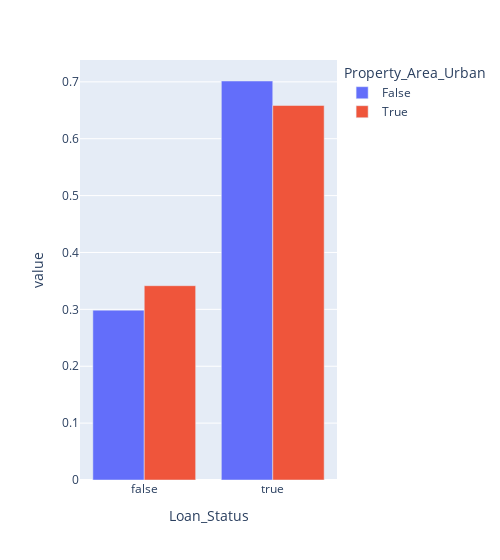

Write notebook code for a chart like this one.
### Code cell
px.bar(train_df.groupby(['Loan_Status','Property_Area_Urban']).size().unstack()/train_df.groupby(['Loan_Status','Property_Area_Urban']).size().unstack().sum(),width=500,barmode="group")

### Figure 1 — Plotly figure (JSON) as saved in the notebook; plotly's stock layout.template omitted (floating-point values rounded to 4 significant figures)
{"data": [{"alignmentgroup": "True", "hovertemplate": "Property_Area_Urban=False<br>Loan_Status=%{x}<br>value=%{y}<extra></extra>", "legendgroup": "False", "marker": {"color": "#636efa", "pattern": {"shape": ""}}, "name": "False", "offsetgroup": "False", "orientation": "v", "showlegend": true, "textposition": "auto", "type": "bar", "x": [false, true], "xaxis": "x", "y": [0.2985, 0.7015], "yaxis": "y"}, {"alignmentgroup": "True", "hovertemplate": "Property_Area_Urban=True<br>Loan_Status=%{x}<br>value=%{y}<extra></extra>", "legendgroup": "True", "marker": {"color": "#EF553B", "pattern": {"shape": ""}}, "name": "True", "offsetgroup": "True", "orientation": "v", "showlegend": true, "textposition": "auto", "type": "bar", "x": [false, true], "xaxis": "x", "y": [0.3416, 0.6584], "yaxis": "y"}], "layout": {"barmode": "group", "legend": {"title": {"text": "Property_Area_Urban"}, "tracegroupgap": 0}, "margin": {"t": 60}, "width": 500, "xaxis": {"anchor": "y", "domain": [0, 1], "title": {"text": "Loan_Status"}}, "yaxis": {"anchor": "x", "domain": [0, 1], "title": {"text": "value"}}}}
